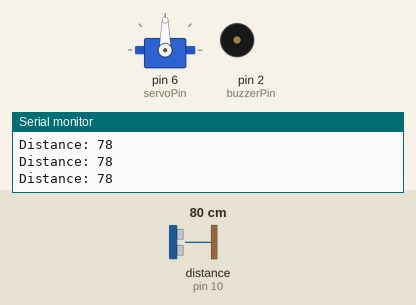
Simulated run of this sketch. Board: Arduino Uno, built with avr-gcc and run on an emulated ATmega328P. Shown: servo, buzzer (waves = sounding), the last lines printed to the serial monitor. Wiring (inferred from the names in the program): ultrasonic range finder: trigger pin 9; echo pin 10. Inputs (shaded band) come from the test bench; at power-on: distance to the obstacle (sensor on pin 10) 80 cm. The echo pulse lasts 58.3 µs per cm.

Above: at 1.3 s.
1.4 s: distance to the obstacle (sensor on pin 10) set to 8 cm
2.9 s: distance to the obstacle (sensor on pin 10) set to 5 cm
At 4.3 s:
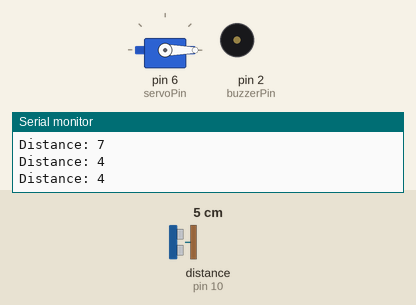
5.9 s: distance to the obstacle (sensor on pin 10) set to 9 cm
At 6.6 s:
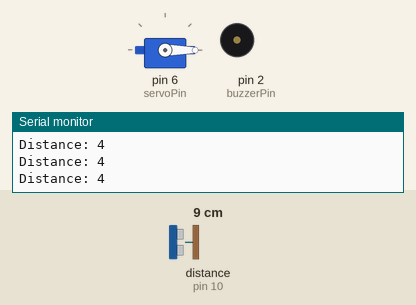
8.2 s: distance to the obstacle (sensor on pin 10) set to 2 cm
At 8.9 s:
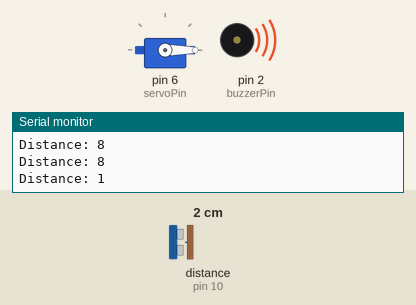
Timing chart, 0 to 12.2 s (numbered marks = the images above; inputs shaded):
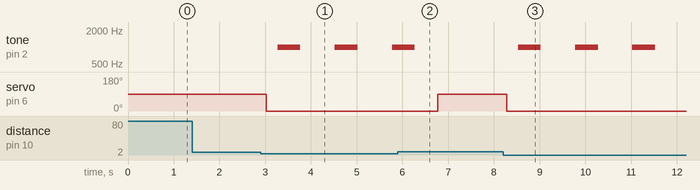

The sketch:

task10_BabyBed.ino
```cpp
#include <Servo.h> //舵机头文件

#define buzzerPin 2 // 将蜂鸣器连接到Arduino的数字引脚 2
#define vcc2Pin 3   // 蜂鸣器的 vcc 引脚
#define gnd2Pin 4   // 蜂鸣器的 gnd 引脚

#define min_distence 5 // 定义最小的距离
#define vccPin 11      // 超声波传感器的 vcc 引脚
#define gndPin 8       // 超声波传感器的 gnd 引脚
#define trigPin 9      // 超声波传感器的 trig 引脚
#define echoPin 10     // 超声波传感器的 echo 引脚
uint16_t get_distence(void)
{
    long duration, distance;
    digitalWrite(trigPin, LOW);  // 发送低电平信号给 trig 引脚
    delayMicroseconds(2);        // 等待2微秒
    digitalWrite(trigPin, HIGH); // 发送高电平信号给 trig 引脚
    delayMicroseconds(10);       // 等待10微秒
    digitalWrite(trigPin, LOW);  // 再次发送低电平信号给 trig 引脚

    duration = pulseIn(echoPin, HIGH); // 读取 echo 引脚的脉冲宽度
    distance = duration * 0.034 / 2;   // 将脉冲宽度转换为距离（单位：厘米）
    return distance;
}

#define servoPin 6 // 舵机的控制引脚
Servo myservo;     // 创建 Servo 对象

int the_distence;

void setup()
{
    Serial.begin(9600);

    pinMode(trigPin, OUTPUT); // 设置超声波传感器
    pinMode(echoPin, INPUT);
    pinMode(gndPin, OUTPUT);
    pinMode(vccPin, OUTPUT);
    pinMode(gnd2Pin, OUTPUT);
    pinMode(vcc2Pin, OUTPUT);

    myservo.attach(servoPin); // 附加舵机到指定引脚
}
void loop()
{
    digitalWrite(gndPin, LOW);
    digitalWrite(vccPin, HIGH);
    digitalWrite(gnd2Pin, LOW);
    digitalWrite(vcc2Pin, HIGH);
    the_distence = get_distence();

    Serial.print("Distance: ");
    Serial.println(the_distence);

    // 根据距离控制舵机位置
    if (the_distence <= min_distence)
    {
        myservo.write(0); // 将舵机转到 0 度位置
        noTone(buzzerPin);
        delay(250);
        tone(buzzerPin, 1000);
        delay(500);
        noTone(buzzerPin);
        delay(500);
    }
    else
    {
        myservo.write(90); // 将舵机转到 90 度位置
        noTone(buzzerPin);
        delay(500);
    }
}
```

Measured:
- the behaviour switches between 7 and 6 cm on distance to the obstacle (sensor on pin 10) (found by bisection; images 0 and 1)
- after the input at 2.9 s, tone on pin 2 (buzzerPin): alternates 1000 Hz for 0.50 s and silent for 0.75 s, starting after 0.37 s; servo on pin 6 (servoPin): 90° → 0° after 0.12 s
- after the input at 5.9 s, tone on pin 2 (buzzerPin): goes on until 6.3 s, then stays silent; servo on pin 6 (servoPin): 0° → 90° after 0.87 s
- after the input at 8.2 s, tone on pin 2 (buzzerPin): alternates 1000 Hz for 0.50 s and silent for 0.75 s, starting after 0.33 s; servo on pin 6 (servoPin): 90° → 0° after 0.08 s
